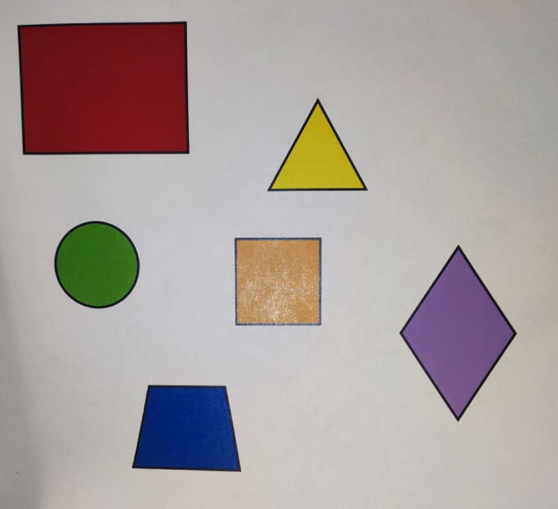
#> input picture lab5/raw_imgs/img_1.png, 558 x 509 px
$ python main.py
#> lines starting #> are read from the running program, lines starting #| are printed output that depends on the picture; after the words box and inside, x2 and y2 are one past the last pixel; in counts of white or black regions, pixels touching at a corner belong together
import cv2
import numpy as np
from sklearn.neighbors import KNeighborsClassifier

image = cv2.imread('raw_imgs/img_1.png')
#> image is the input picture: shape (509, 558, 3); mean B, G, R 157.2, 159.7, 169.8

output_image = np.ones_like(image) * 255

tolerance = 2
color_map = {
    (255, 0, 0): 'Blue',
    (0, 165, 255): 'Orange',
    (0, 0, 100): 'Red',
    (128, 0, 128): 'Purple',
    (255, 0, 255): 'Pink',
    (0, 100, 0): 'Green',
    (105, 0, 60): 'Dark Blue',
    (255, 180, 100): 'Purple',
    (0, 100, 100): 'Yellow'
}


def refine_quadrilateral_type(c):
    peri = cv2.arcLength(c, True)
    approx = cv2.approxPolyDP(c, 0.02 * peri, True)
    if len(approx) != 4:
        return 'Quadrilateral'

    points = approx.reshape(-1, 2)

    sides = []
    for i in range(4):
        x1, y1 = points[i]
        x2, y2 = points[(i + 1) % 4]
        sides.append(np.linalg.norm([x2 - x1, y2 - y1]))

    angles = []
    for i in range(4):
        p0 = points[i]
        p1 = points[(i + 1) % 4]
        p2 = points[(i + 2) % 4]
        v1 = np.array(p0) - np.array(p1)
        v2 = np.array(p2) - np.array(p1)
        angle = np.arccos(np.dot(v1, v2) / (np.linalg.norm(v1) * np.linalg.norm(v2) + 1e-5))
        angles.append(np.degrees(angle))

    right_angles = sum(1 for a in angles if 80 <= a <= 100)

    rect = cv2.minAreaRect(c)
    w, h = rect[1]
    aspect_ratio = max(w, h) / min(w, h) if min(w, h) > 0 else 1

    def is_parallel(v1, v2, tol=5):
        angle = np.abs(np.arctan2(v1[1], v1[0]) - np.arctan2(v2[1], v2[0]))
        angle = np.degrees(angle) % 180
        return min(angle, 180 - angle) < tol

    vectors = []
    for i in range(4):
        dx = points[(i + 1) % 4][0] - points[i][0]
        dy = points[(i + 1) % 4][1] - points[i][1]
        vectors.append((dx, dy))

    parallel_pairs = 0
    if is_parallel(vectors[0], vectors[2]):
        parallel_pairs += 1
    if is_parallel(vectors[1], vectors[3]):
        parallel_pairs += 1

    if right_angles == 4:
        return 'Square' if 0.95 <= aspect_ratio <= 1.05 else 'Rectangle'
    elif parallel_pairs >= 1:
        return 'Trapezoid'
    elif np.allclose(sides, [sides[0]] * 4, rtol=0.15):
        return 'Rhombus'
    else:
        return 'Quadrilateral'

def preprocess_image(img):
    gray = cv2.cvtColor(img, cv2.COLOR_BGR2GRAY)
    blurred = cv2.GaussianBlur(gray, (5, 5), 0)
    thresh = cv2.threshold(blurred, 100, 255, cv2.THRESH_BINARY_INV)[1]
    return thresh


def get_features(c):
    peri = cv2.arcLength(c, True)
    approx = cv2.approxPolyDP(c, 0.02 * peri, True)
    cnt = len(approx)
    area = cv2.contourArea(c)
    compactness = 4 * np.pi * area / (peri ** 2) if peri != 0 else 0
    return [cnt, compactness]


def train_knn():
    X = []
    y = []

    # Треугольники
    for _ in range(20):
        X.append([3, 0.5 + np.random.rand()*0.4])
        y.append('Triangle')

    # Четырехугольники
    for _ in range(20):
        X.append([4, 0.6 + np.random.rand()*0.3])
        y.append('FourAngler')

    # Круги
    for _ in range(20):
        X.append([8, 0.85 + np.random.rand()*0.15])
        y.append('Circle')

    knn = KNeighborsClassifier(n_neighbors=3)
    knn.fit(X, y)
    return knn

original = image.copy()


def process_image(img):
    global output_image
    output_image = np.ones_like(img) * 255
    thresh = preprocess_image(img)
#> in preprocess_image, `gray = cv2.cvtColor(img, cv2.COLOR_BGR2GRAY)`:
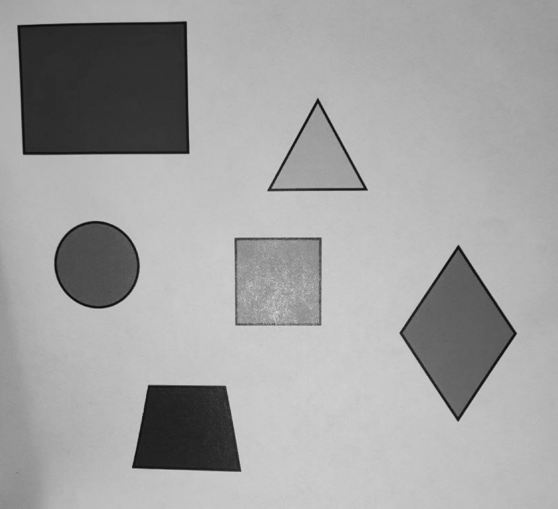
#> gray: shape (509, 558); min 9, max 210, mean 162.4
#> in preprocess_image, `thresh = cv2.threshold(blurred, 100, 255, cv2.THRESH_BINARY_INV)[1]`:
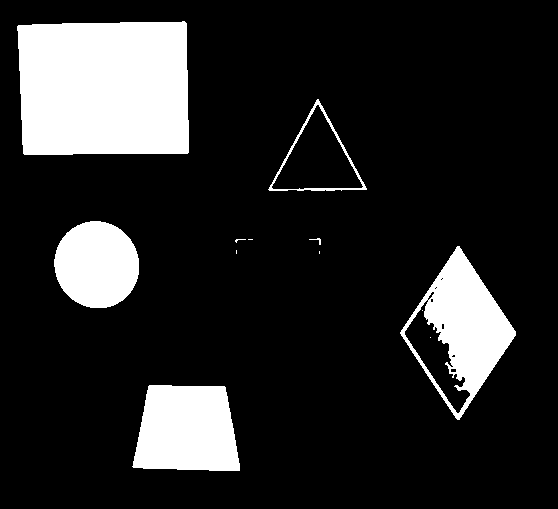
#> thresh: shape (509, 558); 15.6% white; 12 white regions (6 under 20 px)
    contours, _ = cv2.findContours(thresh, cv2.RETR_EXTERNAL, cv2.CHAIN_APPROX_SIMPLE)
    gray = cv2.cvtColor(img, cv2.COLOR_BGR2GRAY)

    knn = train_knn()

    for c in contours:
        if cv2.contourArea(c) < 100:
            continue

        peri = cv2.arcLength(c, True)
        approx = cv2.approxPolyDP(c, 0.02 * peri, True)
        cnt = len(approx)
        area = cv2.contourArea(c)
        compactness = 4 * np.pi * area / (peri ** 2) if peri != 0 else 0

        shape = knn.predict([[cnt, compactness]])[0]

        if shape == 'FourAngler':
            shape = refine_quadrilateral_type(c)

        mask = np.zeros_like(gray)
        cv2.drawContours(mask, [c], -1, 255, -1)
        mean_color_bgr = cv2.mean(img, mask=mask)[:3]

        color_name = min(color_map.items(),
                         key=lambda x: np.linalg.norm(np.array(x[0]) - np.array(mean_color_bgr)))[1]

        cv2.drawContours(output_image, [c], -1, (0, 0, 0), 2)
        cv2.fillPoly(output_image, [c], color=tuple(map(int, mean_color_bgr)))

        M = cv2.moments(c)
        if M["m00"] != 0:
            cX = int(M["m10"] / M["m00"])
            cY = int(M["m01"] / M["m00"])

            text = f"{shape} ({color_name})"
            (tw, th), _ = cv2.getTextSize(text, cv2.FONT_HERSHEY_SIMPLEX, 0.5, 2)

            x = max(0, min(cX - tw // 2, img.shape[1] - tw))
            y = min(max(cY + th // 2, th), img.shape[0])

            cv2.putText(output_image, text, (x, y),
                        cv2.FONT_HERSHEY_SIMPLEX, 0.5, (0, 0, 0), 2)

    return output_image

processed = process_image(image.copy())
#> in process_image, `contours, _ = cv2.findContours(thresh, cv2.RETR_EXTERNAL, cv2.CHAIN_AP..`: contours = 10 contours, 5 with area under 20; largest, box (x1, y1, x2, y2) and area: (17, 21, 189, 155) 21734, (400, 246, 516, 420) 10181, (132, 385, 240, 471) 7640, (54, 221, 139, 308) 5686, (268, 99, 367, 191) 4500
#> the loop in process_image, `for c in contours:` made 10 passes
#> (cnt, area, compactness, points in refine_quadrilateral_type, right_angles in refine_quadrilateral_type, rect in refine_quadrilateral_type) on passes 1, 4, 10: (4, 7640.5, 0.731, [[148, 386], [133, 467], [239, 470], [224, 386]], 1, ((186.3, 427.4), (84.27, 107.1), -88.92)), (4, 10181, 0.65, [[457, 246], [400, 333], [459, 419], [515, 331]], 0, ((457.9, 332.4), (145.1, 97.9), -56.31)), (4, 21734, 0.765, [[186, 23], [18, 25], [23, 153], [187, 153]], 4, ((102.7, 88.38), (169.4, 132.1), -0.988))
#> (cnt, area, compactness, mean_color_bgr, color_name) on pass 9: (3, 4499.5, 0.541, (29.65, 151.7, 164.9), 'Yellow')
#> after the loop in process_image, `for c in contours:`:
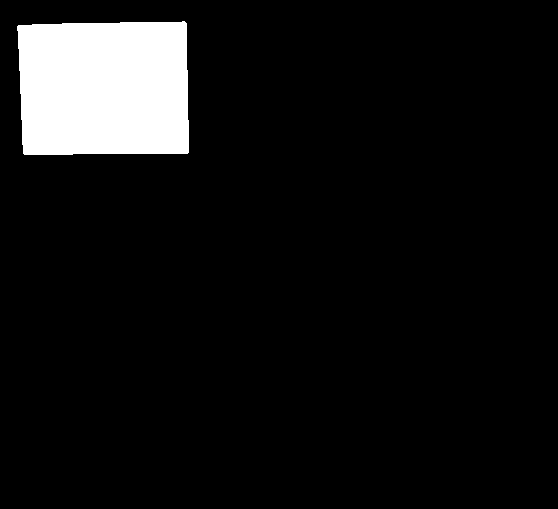
#> mask: shape (509, 558); 7.8% white; 1 white region, box (x1, y1, x2, y2) and area: (17, 21, 189, 155) 22030
#> after the loop in process_image, `for c in contours:`:
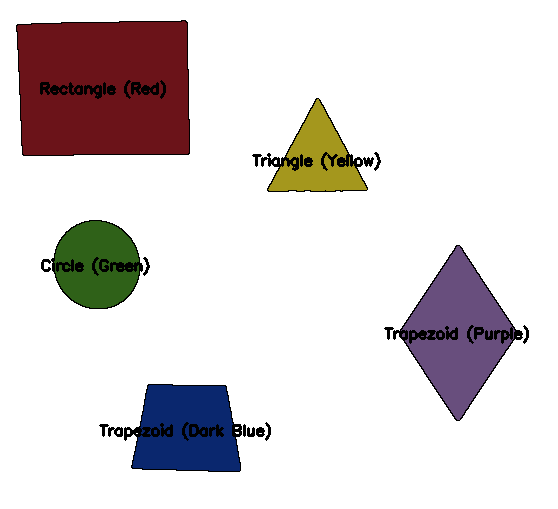
#> output_image: shape (509, 558, 3); mean B, G, R 216, 215.3, 221.2

cv2.imshow('Original Image', image)
cv2.imshow('Processed Image', processed)
cv2.waitKey(0)
cv2.destroyAllWindows()

$ run again, with lab5/raw_imgs/img1.jpg saved as lab5/raw_imgs/img_1.png
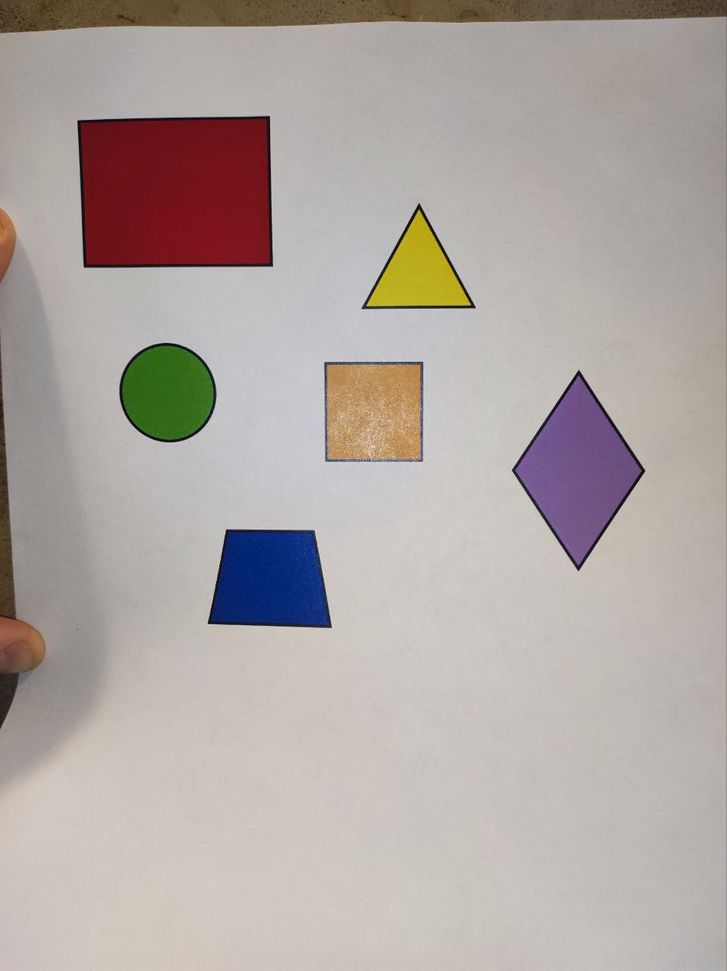
#> input picture lab5/raw_imgs/img1.jpg, 727 x 971 px, shrunk from 958 x 1280 before the run
#> image is the input picture: shape (971, 727, 3); mean B, G, R 163, 167.3, 176.1
#> in preprocess_image, `thresh = cv2.threshold(blurred, 100, 255, cv2.THRESH_BINARY_INV)[1]`:
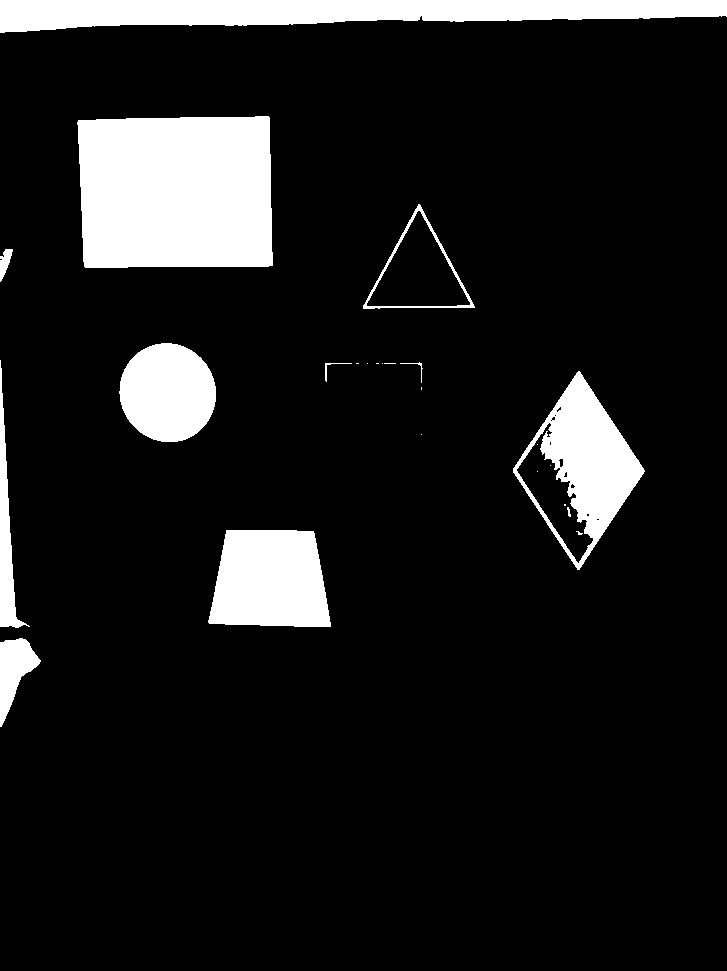
#> thresh: shape (971, 727); 11.1% white; 24 white regions (12 under 20 px)
#> contours = 18 contours, 8 with area under 20; largest, box (x1, y1, x2, y2) and area: (77, 116, 273, 268) 28142, (0, 0, 727, 33) 15772, (513, 371, 645, 570) 13210, (208, 530, 331, 627) 9904, (119, 343, 216, 442) 7371
#> the loop in process_image, `for c in contours:` made 18 passes
#> (cnt, area, compactness, points in refine_quadrilateral_type, right_angles in refine_quadrilateral_type, rect in refine_quadrilateral_type) on passes 2, 5, 17: (4, 9904, 0.731, [[226, 530], [209, 623], [330, 626], [313, 531]], 2, ((269, 578), (96, 122), -90)), (4, 13209.5, 0.648, [[579, 371], [513, 468], [577, 569], [644, 471]], 0, ((578.1, 470.1), (165.9, 111.2), -56.31)), (4, 28141.5, 0.763, [[269, 117], [78, 120], [84, 266], [272, 265]], 4, ((174.6, 192.4), (192.6, 150.6), -1.06))
#> after the loop in process_image, `for c in contours:`:
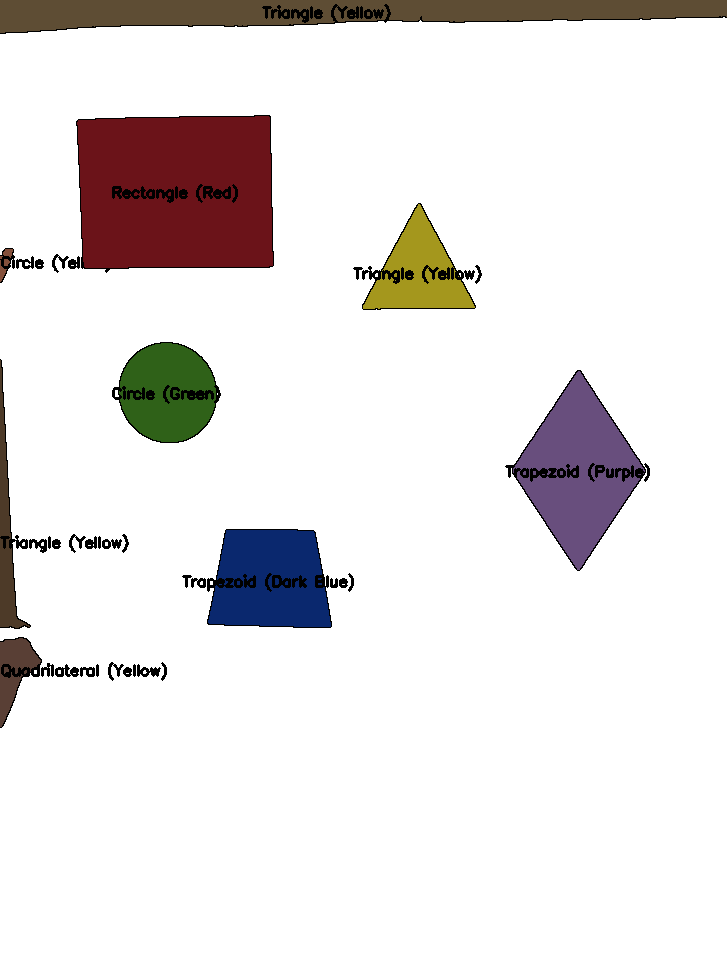
#> output_image: shape (971, 727, 3); mean B, G, R 227.7, 228, 231.6
